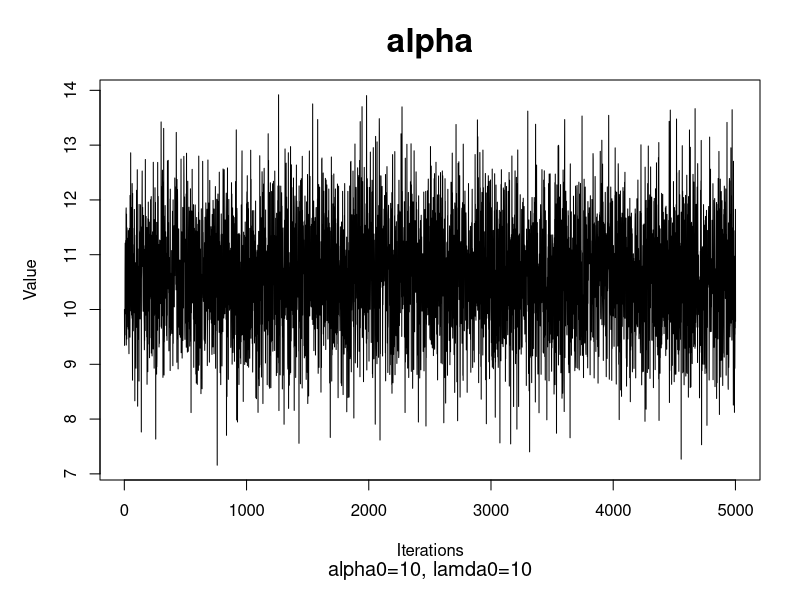
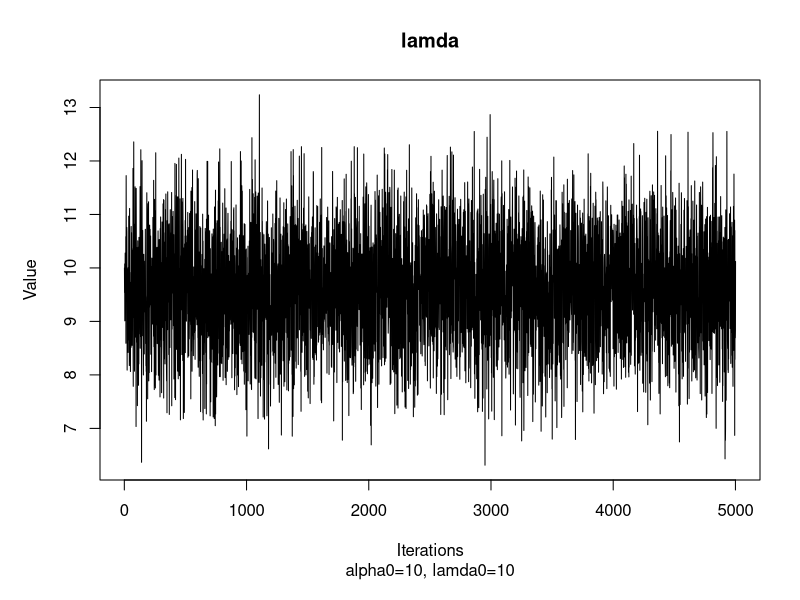

Here is the R script that generated these plots, in order:
library(mnormt)

shape = 2
rate = 2
#alpha = rgamma(1, shape, rate)
#lamda = rgamma(1, shape, rate)
y = c(65, 156, 100, 134, 16, 108, 121, 4, 39, 143, 56, 26, 1, 1, 5, 65)

alpha0 = 10
lamda0 = 10 
alpha = alpha0
lamda = lamda0
alpha.store = alpha
lamda.store = lamda
alpha.v2 = 0.5
lamda.v2 = 0.5
cov = 0

n = 5000
for(i in 1:n){
	

	p.old = 1
	for(yj in y){
		p.old = p.old*lamda*alpha*yj^(alpha-1)*exp(-lamda*yj^alpha)
	}
	
	mu = c(mean(alpha.store), mean(lamda.store))
	
	sigma = matrix(c(1, 0, 0, 1), ncol=2, byrow=TRUE)

	prop = rmnorm(1, mu, sigma)
	#prop = mvrnorm(1, mu, sigma)
	alpha.n = prop[1] 
	lamda.n = prop[2] #new proposed values

	p.new = 1
	for(yj in y){
		p.new = p.new*lamda.n*alpha.n*yj^(alpha.n-1)*exp(-lamda.n*yj^alpha.n)
	}

	q.old = dmnorm(c(alpha,lamda), mu, sigma)
	q.new = dmnorm(c(alpha.n,lamda.n), mu, sigma)

	ratio = (p.new*q.new)/(p.old*q.old)
	ratio = ifelse(is.na(ratio), 1, ratio)
	if(ratio >= 1){
		alpha = alpha.n
		lamda = lamda.n
		#alpha.store = c(alpha.store, alpha)
		#lamda.store = c(lamda.store, lamda)
		alpha.v2 = var(alpha.store)
		lamda.v2 = var(lamda.store)
		cov = cov(alpha.store,lamda.store)
	}else{
		u = runif(1)
		if(ratio > u){
			alpha = alpha.n
			lamda = lamda.n
			#alpha.store = c(alpha.store, alpha)
			#lamda.store = c(lamda.store, lamda)
			alpha.v2 = var(alpha.store)
			lamda.v2 = var(lamda.store)
			cov = cov(alpha.store,lamda.store)
		}
	}
	alpha.store = c(alpha.store, alpha)
	lamda.store = c(lamda.store, lamda)

}
par(mar=c(6,5,4,2))
plot(alpha.store, main="alpha", xlab="Iterations", ylab="Value", type="l", sub=paste("alpha0=",alpha0,", lamda0=",lamda0, sep=""), cex.main=2, cex.lab=1, cex.sub=1.2)
plot(lamda.store, main="lamda", xlab="Iterations", ylab="Value", type="l", sub=paste("alpha0=",alpha0,", lamda0=",lamda0, sep=""))

y.m = median(y)
p.m = lamda*alpha*y.m^(alpha-1)*exp(-lamda*y.m^alpha)

y.t = 24
p = lamda*alpha*y.t^(alpha-1)*exp(-lamda*y.t^alpha)




